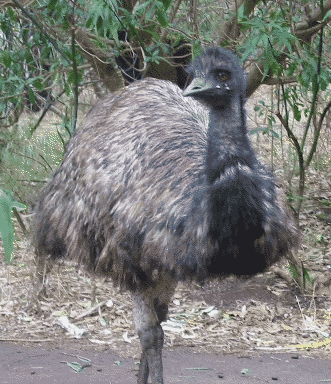
%> input picture data/Original_Images_1/emu.png, 331 x 384 px
$ octave ch3_2_3_4.m   (GNU Octave 9; MATLAB toolbox functions it lacks are replaced by stand-ins)
%> lines starting %> are read from the running program, lines starting %| are printed output that depends on the picture
[em,map] = imread('../data/Original_Images_1/emu.png');
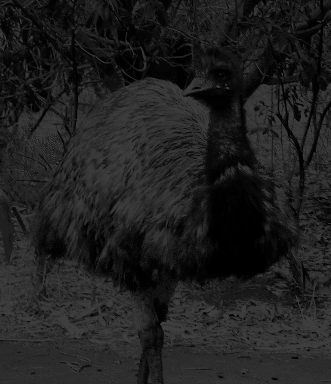
%> em: size 384x331 uint8; min 0, max 63, mean 31.7
%> map = 64 rows, first 12: [0.122 0.122 0.141; 0.161 0.176 0.192; 0.18 0.255 0.173; 0.212 0.196 0.2; 0.22 0.243 0.259; 0.22 0.345 0.18; 0.243 0.247 0.192; 0.247 0.361 0.263; 0.263 0.259 0.255; 0.275 0.286 0.333; 0.294 0.282 0.263; 0.31 0.443 0.353]
e = ind2gray(em,map)
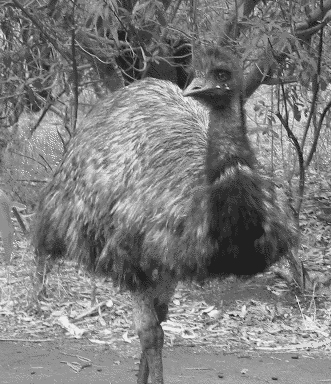
%> e: size 384x331 uint8; min 32, max 239, mean 125.3
e2 = im2uint8(e)
class(e)
%> ans = 'uint8'
figure,imshow(e)
figure,imshow(e2)
